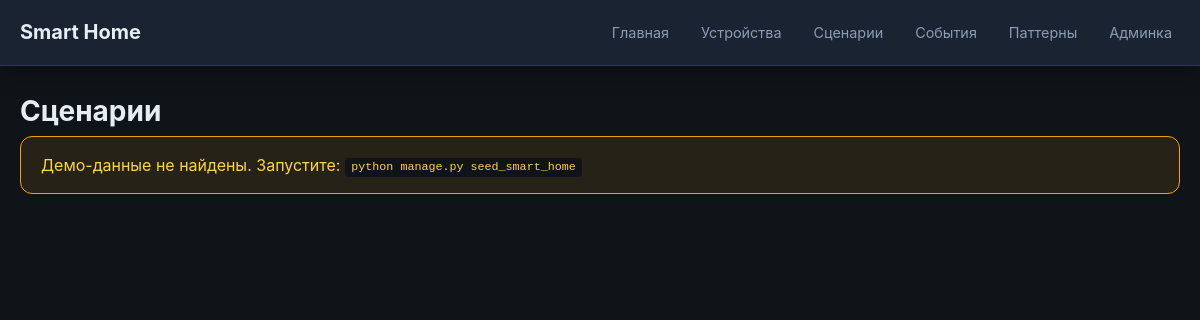
/scenarios/, run on an earlier commit of the app's database.
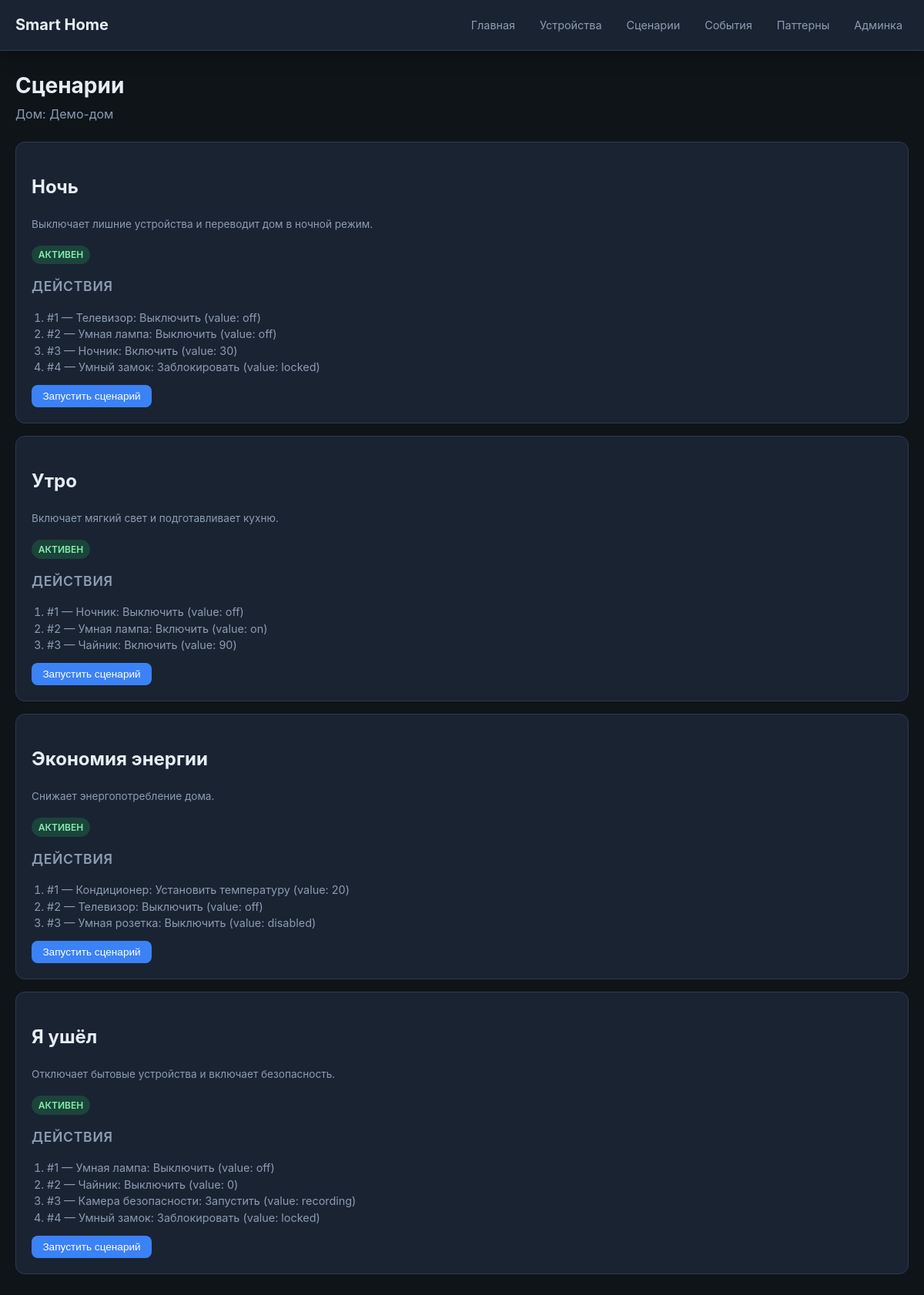
And on a later commit of the database.
### core/models.py (models this page shows, shortened)
class Home(models.Model):
    name = models.CharField(max_length=100)
    address = models.CharField(max_length=255, blank=True)
    created_at = models.DateTimeField(auto_now_add=True)
    class Meta:
        verbose_name = "Дом"
        verbose_name_plural = "Дома"
        ordering = ["name"]

class Scenario(models.Model):
    home = models.ForeignKey(
        Home,
        related_name="scenarios",
        on_delete=models.CASCADE,
    )
    name = models.CharField(max_length=100)
    description = models.TextField(blank=True)
    is_active = models.BooleanField(default=True)
    created_at = models.DateTimeField(auto_now_add=True)
    class Meta:
        verbose_name = "Сценарий"
        verbose_name_plural = "Сценарии"
        ordering = ["home", "name"]

class ScenarioAction(models.Model):
    scenario = models.ForeignKey(
        Scenario,
        related_name="actions",
        on_delete=models.CASCADE,
    )
    device = models.ForeignKey(
        Device,
        related_name="scenario_actions",
        on_delete=models.CASCADE,
    )
    command = models.CharField(
        max_length=30,
        choices=DeviceAction.choices,
    )
    value = models.CharField(max_length=100, blank=True, default="")
    order = models.PositiveIntegerField(default=1)
    class Meta:
        verbose_name = "Действие сценария"
        verbose_name_plural = "Действия сценариев"
        ordering = ["order"]

class Device(models.Model):
    class DeviceType(models.TextChoices):
        LIGHT = "light", "Освещение"
        CLIMATE = "climate", "Климат"
        SECURITY = "security", "Безопасность"
        KITCHEN = "kitchen", "Кухня"
        SENSOR = "sensor", "Датчик"
        MEDIA = "media", "Медиа"
        OTHER = "other", "Другое"
    class Status(models.TextChoices):
        OFF = "off", "Выключено"
        ON = "on", "Включено"
        ERROR = "error", "Ошибка"
        MAINTENANCE = "maintenance", "Обслуживание"
    room = models.ForeignKey(
        Room,
        related_name="devices",
        on_delete=models.CASCADE,
    )
    name = models.CharField(max_length=100)
    device_type = models.CharField(
        max_length=20,
        choices=DeviceType.choices,
        default=DeviceType.OTHER,
    )
    status = models.CharField(
        max_length=20,
        choices=Status.choices,
        default=Status.OFF,
    )
    value = models.CharField(max_length=100, blank=True, default="")
    power_watts = models.PositiveIntegerField(default=0)
    is_active = models.BooleanField(default=True)
    created_at = models.DateTimeField(auto_now_add=True)
    updated_at = models.DateTimeField(auto_now=True)
    class Meta:
        verbose_name = "Устройство"
        verbose_name_plural = "Устройства"
        ordering = ["room", "name"]

### core/views.py (the view)
# urls.py: path("scenarios/", views.scenarios_view, name="scenarios"),
def scenarios_view(request):
    home = _get_demo_home()
    scenarios = (
        Scenario.objects.filter(home=home)
        .prefetch_related(
            Prefetch(
                "actions",
                queryset=ScenarioAction.objects.select_related("device").order_by("order"),
            )
        )
        if home
        else Scenario.objects.none()
    )
    return render(
        request,
        "core/scenarios.html",
        {"home": home, "no_data": home is None, "scenarios": scenarios},
    )

### core/views.py (called while the page is built)
def _get_demo_home() -> Home | None:
    return Home.objects.first()

### core/templates/core/scenarios.html (shortened to what this page needs)
{% extends "core/base.html" %}
{% block content %}
<h1 class="page-title">Сценарии</h1>
{% if no_data %}
<div class="alert">
  Демо-данные не найдены. Запустите:
  <code>python manage.py seed_smart_home</code>
</div>
{% else %}
<p class="page-subtitle">Дом: {{ home.name }}</p>
{% for scenario in scenarios %}
<article class="scenario-card">
  <h2>{{ scenario.name }}</h2>
  <p class="device-meta">{{ scenario.description|default:"Без описания" }}</p>
  <p>
    {% if scenario.is_active %}
    <span class="badge badge-on">Активен</span>
    {% else %}
    <span class="badge badge-off">Неактивен</span>
    {% endif %}
  </p>
  <h3 class="section-title">Действия</h3>
  <ol class="scenario-actions">
    {% for action in scenario.actions.all %}
    <li>
      #{{ action.order }} — {{ action.device.name }}:
      {{ action.get_command_display }}
      {% if action.value %}(value: {{ action.value }}){% endif %}
    </li>
    {% empty %}
    <li>Нет действий</li>
    {% endfor %}
  </ol>
  <form method="post" action="{% url 'run_scenario' scenario.id %}">
    <button type="submit" class="btn btn-primary">Запустить сценарий</button>
  </form>
</article>
{% empty %}
<p class="page-subtitle">Сценарии не найдены.</p>
{% endfor %}
{% endif %}
{% endblock %}

### core/templates/core/base.html (shortened to what this page needs)
{% load static %}
<!DOCTYPE html>
<html lang="ru">
<head>
  <link rel="stylesheet" href="{% static 'core/styles.css' %}">
</head>
<body>
  <header class="site-header">
    <div class="container">
      <a href="{% url 'dashboard' %}" class="logo">Smart Home</a>
      <nav class="nav">
        <a href="{% url 'dashboard' %}">Главная</a>
        <a href="{% url 'devices' %}">Устройства</a>
        <a href="{% url 'scenarios' %}">Сценарии</a>
        <a href="{% url 'events' %}">События</a>
        <a href="{% url 'patterns_demo' %}">Паттерны</a>
        <a href="/admin/">Админка</a>
      </nav>
    </div>
  </header>
  <main class="container">
    {% block content %}{% endblock %}
  </main>
</body>
</html>

### core/static/core/styles.css (style rules this page uses)
:root { --bg: #0f1419; --bg-card: #1a2332; --bg-hover: #243044; --border: #2d3a4f; --text: #e6edf3; --text-muted: #8b9cb3; --accent: #3b82f6; --accent-hover: #2563eb; --success: #22c55e; --error: #ef4444; --warning: #f59e0b; --radius: 12px; --shadow: 0 4px 24px rgba(0, 0, 0, 0.35); }
* { box-sizing: border-box; }
body { margin: 0; font-family: -apple-system, BlinkMacSystemFont, "Segoe UI", Roboto, sans-serif; background: var(--bg); color: var(--text); line-height: 1.5; min-height: 100vh; }
a { color: var(--accent); text-decoration: none; }
.container { max-width: 1200px; margin: 0 auto; padding: 0 1.25rem 2rem; }
.site-header { background: var(--bg-card); border-bottom: 1px solid var(--border); margin-bottom: 1.5rem; box-shadow: var(--shadow); }
.site-header .container { display: flex; align-items: center; justify-content: space-between; flex-wrap: wrap; gap: 1rem; padding-top: 1rem; padding-bottom: 1rem; }
.logo { font-size: 1.25rem; font-weight: 700; color: var(--text); text-decoration: none; }
.nav { display: flex; flex-wrap: wrap; gap: 0.5rem 1rem; }
.nav a { color: var(--text-muted); font-size: 0.9rem; padding: 0.35rem 0.5rem; border-radius: 6px; }
.page-title { font-size: 1.75rem; font-weight: 700; margin: 0 0 0.25rem; }
.page-subtitle { color: var(--text-muted); margin: 0 0 1.5rem; }
.section-title { font-size: 1.1rem; font-weight: 600; margin: 0 0 1rem; color: var(--text-muted); text-transform: uppercase; letter-spacing: 0.04em; }
.badge { display: inline-block; padding: 0.2rem 0.55rem; font-size: 0.75rem; font-weight: 600; border-radius: 999px; text-transform: uppercase; }
.badge-on { background: rgba(34, 197, 94, 0.2); color: #86efac; }
.btn { display: inline-block; padding: 0.45rem 0.9rem; font-size: 0.85rem; font-weight: 500; border: none; border-radius: 8px; cursor: pointer; text-decoration: none; transition: background 0.15s; }
.btn-primary { background: var(--accent); color: #fff; }
.device-meta { font-size: 0.85rem; color: var(--text-muted); margin-bottom: 0.75rem; }
.scenario-card { background: var(--bg-card); border: 1px solid var(--border); border-radius: var(--radius); padding: 1.25rem; margin-bottom: 1rem; }
.scenario-actions { list-style: decimal; padding-left: 1.25rem; margin: 0.75rem 0; color: var(--text-muted); font-size: 0.9rem; }

What changed in the data, as far as the page shows it:
added Home: name "Демо-дом"
added Scenario: name "Ночь", description "Выключает лишние устройства и переводит дом в ночной режим.", is_active "АКТИВЕН"
added ScenarioAction: order "1", device.name "Телевизор", command "Выключить", value "off", shown under "Ночь"
added ScenarioAction: order "2", device.name "Умная лампа", command "Выключить", value "off", shown under "Ночь"
added ScenarioAction: order "3", device.name "Ночник", command "Включить", value "30", shown under "Ночь"
added ScenarioAction: order "4", device.name "Умный замок", command "Заблокировать", value "locked", shown under "Ночь"
added Scenario: name "Утро", description "Включает мягкий свет и подготавливает кухню.", is_active "АКТИВЕН"
added ScenarioAction: order "1", device.name "Ночник", command "Выключить", value "off", shown under "Утро"
added ScenarioAction: order "2", device.name "Умная лампа", command "Включить", value "on", shown under "Утро"
added ScenarioAction: order "3", device.name "Чайник", command "Включить", value "90", shown under "Утро"
added Scenario: name "Экономия энергии", description "Снижает энергопотребление дома.", is_active "АКТИВЕН"
added ScenarioAction: order "1", device.name "Кондиционер", command "Установить температуру", value "20", shown under "Экономия энергии"
added ScenarioAction: order "2", device.name "Телевизор", command "Выключить", value "off", shown under "Экономия энергии"
added ScenarioAction: order "3", device.name "Умная розетка", command "Выключить", value "disabled", shown under "Экономия энергии"
added Scenario: name "Я ушёл", description "Отключает бытовые устройства и включает безопасность.", is_active "АКТИВЕН"
added ScenarioAction: order "1", device.name "Умная лампа", command "Выключить", value "off", shown under "Я ушёл"
added ScenarioAction: order "2", device.name "Чайник", command "Выключить", value "0", shown under "Я ушёл"
added ScenarioAction: order "3", device.name "Камера безопасности", command "Запустить", value "recording", shown under "Я ушёл"
added ScenarioAction: order "4", device.name "Умный замок", command "Заблокировать", value "locked", shown under "Я ушёл"
Also different on the page:
text no longer shown: "Демо-данные не найдены. Запустите: python manage.py seed_smart_home"
text now shown: "Дом:"
